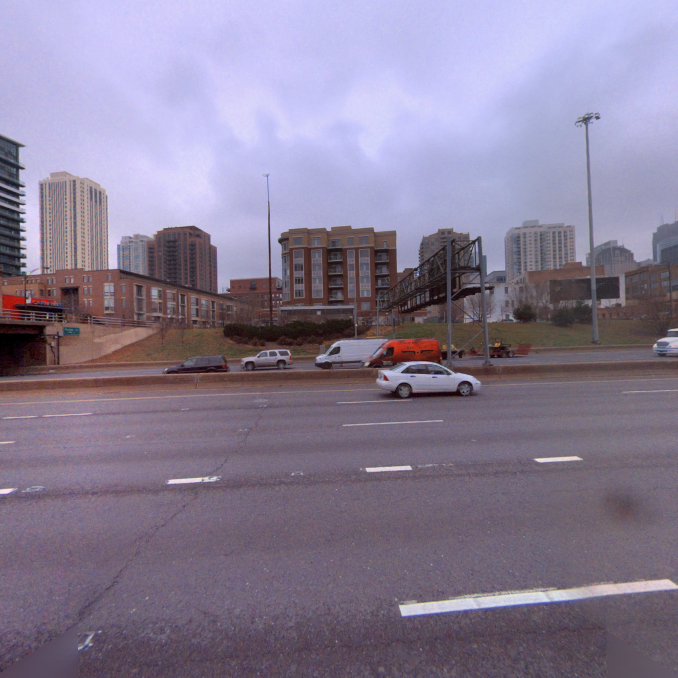
#> input picture Smear_Detection/data/sample_drive/sample_drive/cam_3/393408669.jpg, 2032 x 2032 px, found by its file name (shown at 1/3 size)
$ python apply_filters.py   (older library calls are emulated)
#> lines starting #> are read from the running program, lines starting #| are printed output that depends on the picture; after the words box and inside, x2 and y2 are one past the last pixel; in counts of white or black regions, pixels touching at a corner belong together
### Smear_Detection/utils.py
import cv2
import numpy as np
import matplotlib.pyplot as plt
from tqdm import tqdm


# [163 lines left out: functions plot_bounding_box, apply_thresholding_img, dilate, erode, median_blur, isolate_key_ponits and 2 more, not called in this run]


def hist_eq(img):
    """
    Perform histogram equalization for the given image
    Args:
        img (ndarray): Input image

    Returns:
        histogram equalized image

    """
    hist, bins = np.histogram(img.flatten(), 256, [0, 256])
    cdf = hist.cumsum()
    cdf_m = np.ma.masked_equal(cdf, 0)
    cdf_m = (cdf_m - cdf_m.min()) * 255 / (cdf_m.max() - cdf_m.min())
    cdf = np.ma.filled(cdf_m, 0).astype('uint8')
    img2 = cdf[img]
    return img2


# [79 lines left out: functions apply_laplacian, edge_detection, subplot_img, gaussian_blur, rotate_with_pading, not called in this run]


def undo_rotate(img, angle):
    if angle != 0 or angle != 90 or angle != -90:
        padding = int(((2 ** 0.5) * img.shape[0] - img.shape[0]) / 2)


# [6 lines of commented-out code are left out]

### Smear_Detection/apply_filters.py
import cv2
import numpy as np
from matplotlib import pyplot as plt
import numpy as np
from utils import apply_laplacian, hist_eq

# from apply_filters import apply_laplacian


img = cv2.imread(r'393408669.jpg')
#> img is the input picture: shape (2032, 2032, 3); mean B, G, R 148.5, 125.8, 136
print(img.shape)
#| (2032, 2032, 3)


img_hist_eq = hist_eq(img)
#> in hist_eq, `hist, bins = np.histogram(img.flatten(), 256, [0, 256])`: hist = 256 values, max 157608 at index 113, min 1611 at index 255, mean 48387; bins = 257 values from 0 to 256
#> in hist_eq, `cdf = hist.cumsum()`: cdf = 256 values from 10000 to 12387072
#> in hist_eq, `cdf = np.ma.filled(cdf_m, 0).astype('uint8')`: cdf = 256 values from 0 to 255
#> in hist_eq, `img2 = cdf[img]`:
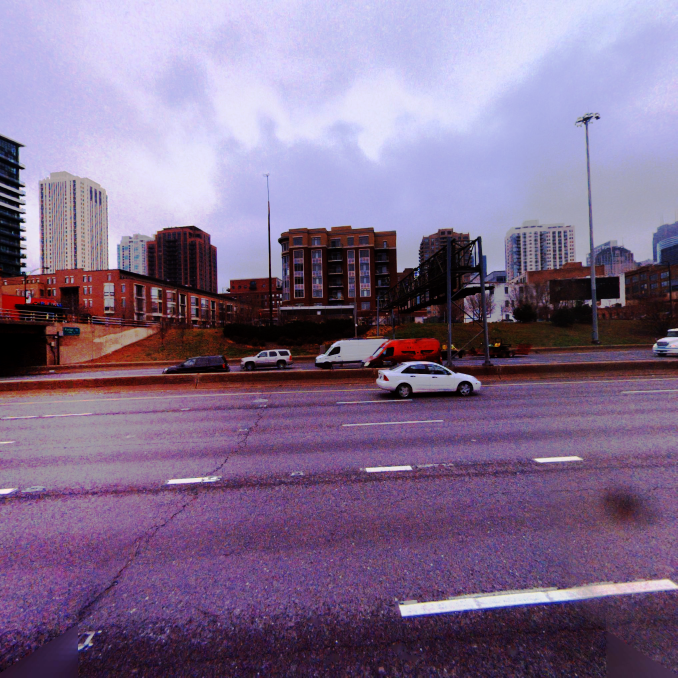
#> img2: shape (2032, 2032, 3) (shown at 1/3 size); mean B, G, R 142.3, 110.6, 130.4

# [15 lines of commented-out code are left out]


if __name__ == '__main__':
    img = cv2.imread(r'393408669.jpg')
    img_hist_eq = hist_eq(img)
    og_hist = img - img_hist_eq
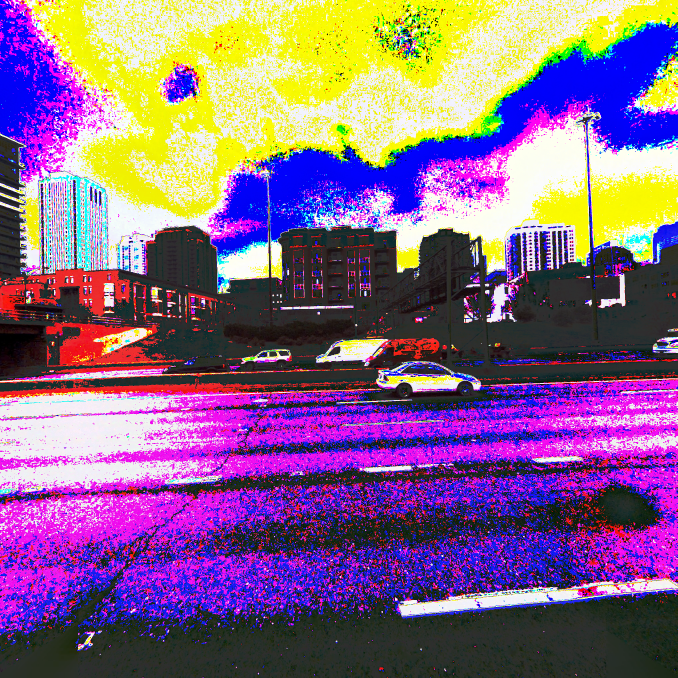
#> og_hist: shape (2032, 2032, 3) (shown at 1/3 size); mean B, G, R 134.2, 101.1, 135.4
    og_hist_gray = cv2.cvtColor(og_hist, cv2.COLOR_BGR2GRAY)
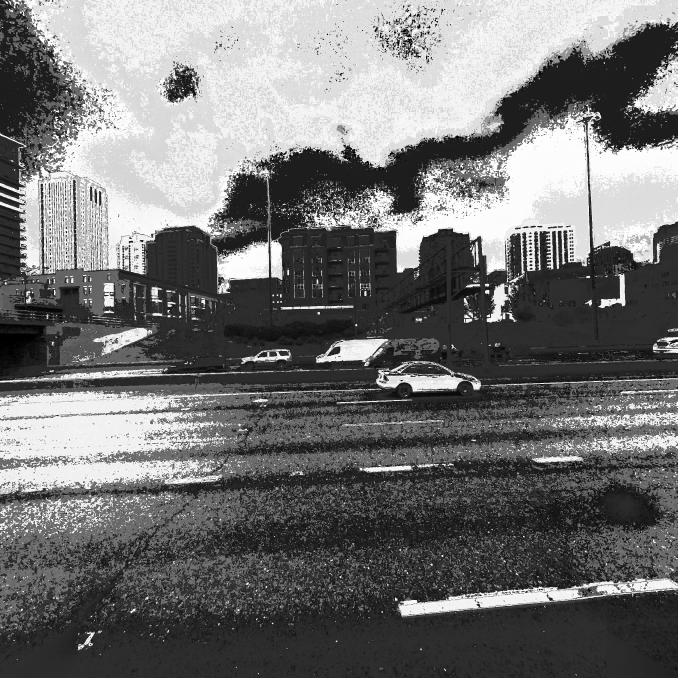
#> og_hist_gray: shape (2032, 2032) (shown at 1/3 size); min 0, max 255, mean 115.1
    hist_threshold = np.where(og_hist_gray > 200, 0, 255)
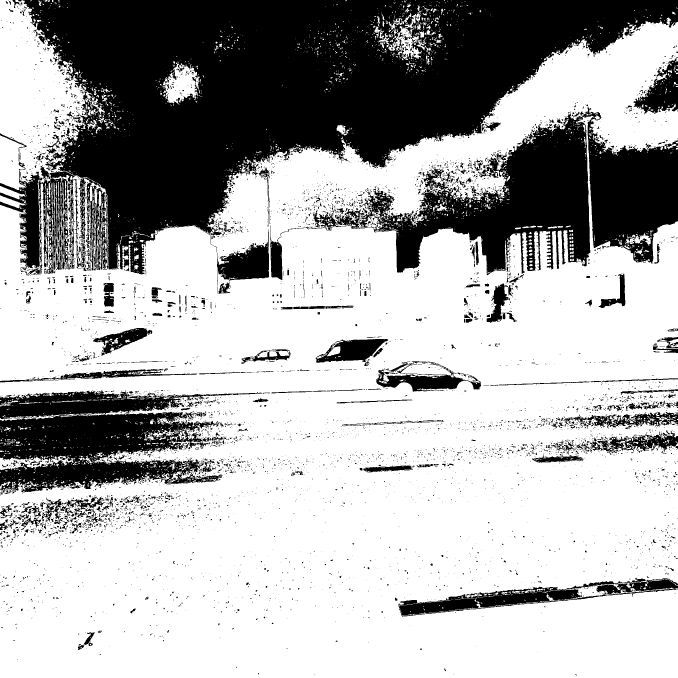
#> hist_threshold: shape (2032, 2032) int64 (shown at 1/3 size); 67.9% white; 6241 black regions (5552 under 20 px), largest, box (x1, y1, x2, y2) and area: (0, 0, 2032, 826) 788717, (810, 320, 2032, 840) 223774, (0, 1171, 786, 1483) 128279

$ run again, with Smear_Detection/data/sample_drive/sample_drive/cam_3/393408656.jpg copied over Smear_Detection/data/sample_drive/sample_drive/cam_3/393408669.jpg
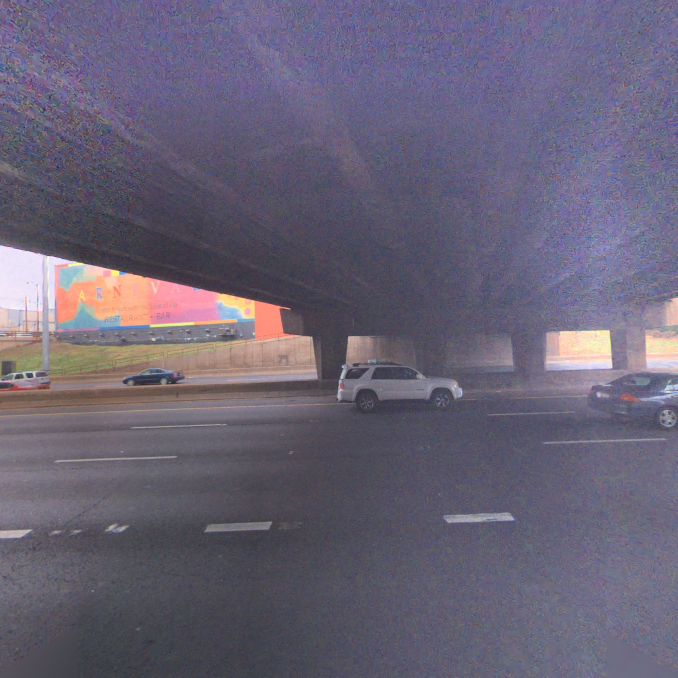
#> input picture Smear_Detection/data/sample_drive/sample_drive/cam_3/393408656.jpg, 2032 x 2032 px, found by its file name (shown at 1/3 size)
#> img is the input picture: shape (2032, 2032, 3); mean B, G, R 117.8, 98.7, 104.7
#| (2032, 2032, 3)
#> hist = 256 values, max 200402 at index 102, min 0 at index 1, mean 48387; bins = 257 values from 0 to 256
#> in hist_eq, `cdf = hist.cumsum()`: cdf = 256 values from 1 to 12387072
#> in hist_eq, `cdf = np.ma.filled(cdf_m, 0).astype('uint8')`: cdf = 256 values from 0 to 255
#> in hist_eq, `img2 = cdf[img]`:
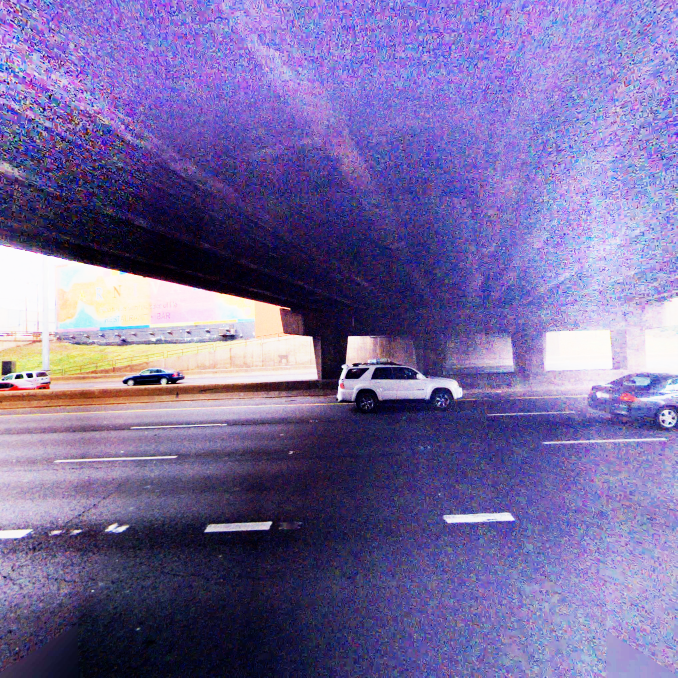
#> img2: shape (2032, 2032, 3) (shown at 1/3 size); mean B, G, R 160.2, 106.3, 118.8
#> `hist_threshold = np.where(og_hist_gray > 200, 0, 255)`:
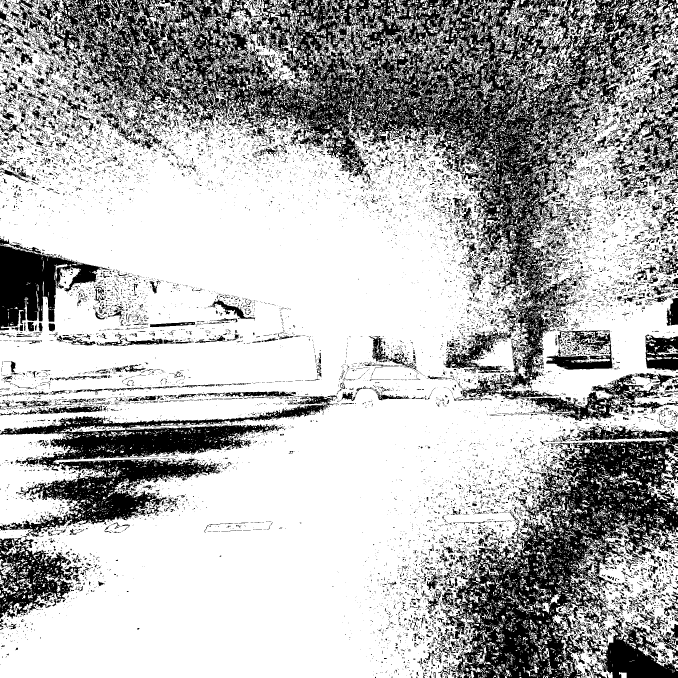
#> hist_threshold: shape (2032, 2032) int64 (shown at 1/3 size); 70.2% white; 15995 black regions (14148 under 20 px), largest, box (x1, y1, x2, y2) and area: (0, 0, 2032, 1204) 559452, (1321, 1276, 2032, 2032) 210413, (0, 1186, 1013, 1856) 135004

$ run again, with Smear_Detection/data/sample_drive/sample_drive/cam_3/393408660.jpg copied over Smear_Detection/data/sample_drive/sample_drive/cam_3/393408669.jpg
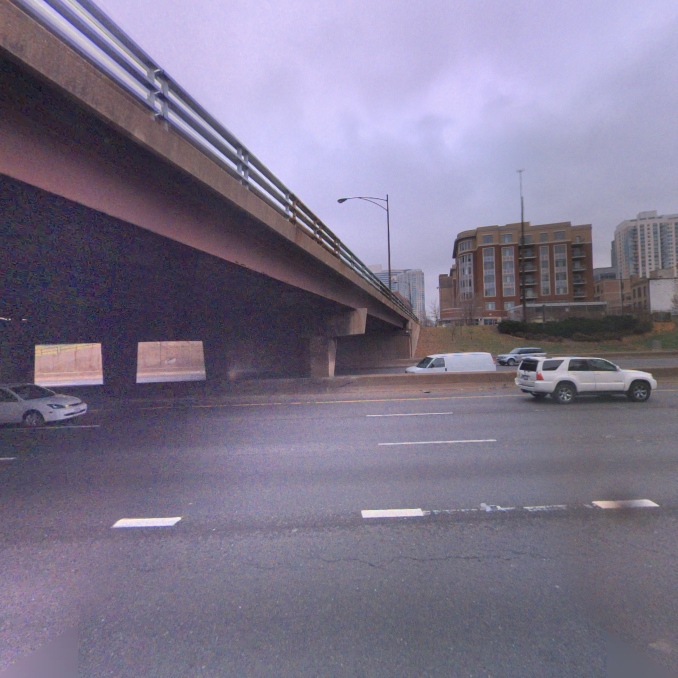
#> input picture Smear_Detection/data/sample_drive/sample_drive/cam_3/393408660.jpg, 2032 x 2032 px, found by its file name (shown at 1/3 size)
#> img is the input picture: shape (2032, 2032, 3); mean B, G, R 139.8, 118.1, 125.5
#| (2032, 2032, 3)
#> hist = 256 values, max 142292 at index 113, min 0 at index 1, mean 48387; bins = 257 values from 0 to 256
#> in hist_eq, `cdf = hist.cumsum()`: cdf = 256 values from 1 to 12387072
#> in hist_eq, `cdf = np.ma.filled(cdf_m, 0).astype('uint8')`: cdf = 256 values from 0 to 255
#> in hist_eq, `img2 = cdf[img]`:
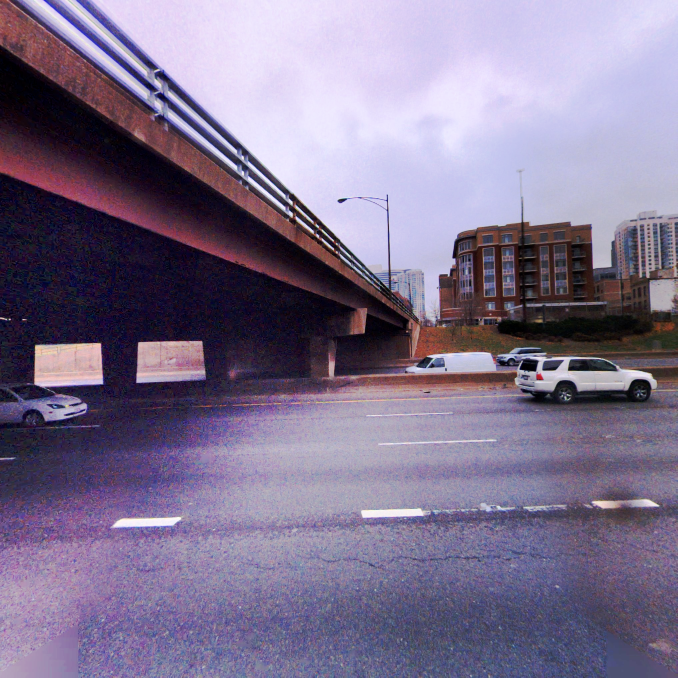
#> img2: shape (2032, 2032, 3) (shown at 1/3 size); mean B, G, R 142.3, 114.7, 126.5
#> `hist_threshold = np.where(og_hist_gray > 200, 0, 255)`:
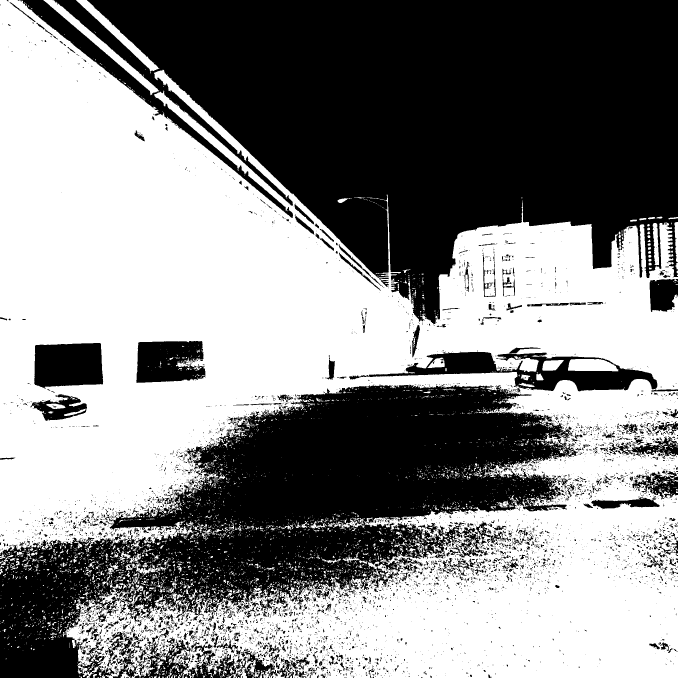
#> hist_threshold: shape (2032, 2032) int64 (shown at 1/3 size); 53% white; 5909 black regions (5062 under 20 px), largest, box (x1, y1, x2, y2) and area: (61, 0, 2032, 973) 1081436, (0, 1154, 1734, 2032) 637363, (1048, 1042, 1972, 1178) 39417

$ run again, with Smear_Detection/data/sample_drive/sample_drive/cam_3/393408664.jpg copied over Smear_Detection/data/sample_drive/sample_drive/cam_3/393408669.jpg
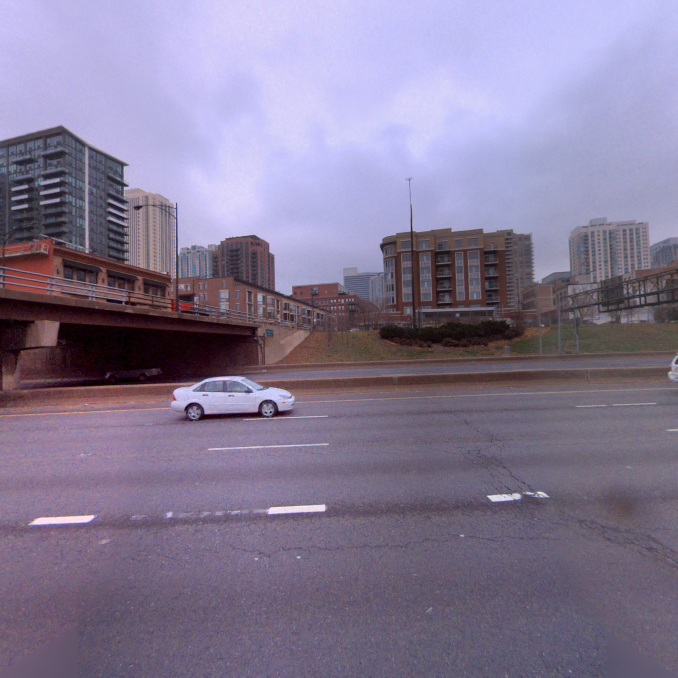
#> input picture Smear_Detection/data/sample_drive/sample_drive/cam_3/393408664.jpg, 2032 x 2032 px, found by its file name (shown at 1/3 size)
#> img is the input picture: shape (2032, 2032, 3); mean B, G, R 148.4, 122.1, 132.4
#| (2032, 2032, 3)
#> hist = 256 values, max 147379 at index 109, min 4488 at index 255, mean 48387; bins = 257 values from 0 to 256
#> in hist_eq, `cdf = hist.cumsum()`: cdf = 256 values from 39348 to 12387072
#> in hist_eq, `cdf = np.ma.filled(cdf_m, 0).astype('uint8')`: cdf = 256 values from 0 to 255
#> in hist_eq, `img2 = cdf[img]`:
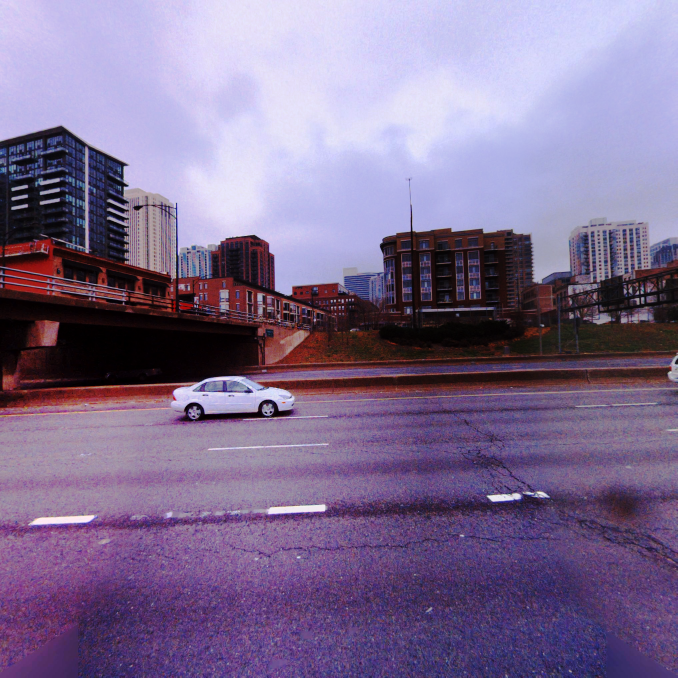
#> img2: shape (2032, 2032, 3) (shown at 1/3 size); mean B, G, R 145.2, 109.9, 127.2
#> `hist_threshold = np.where(og_hist_gray > 200, 0, 255)`:
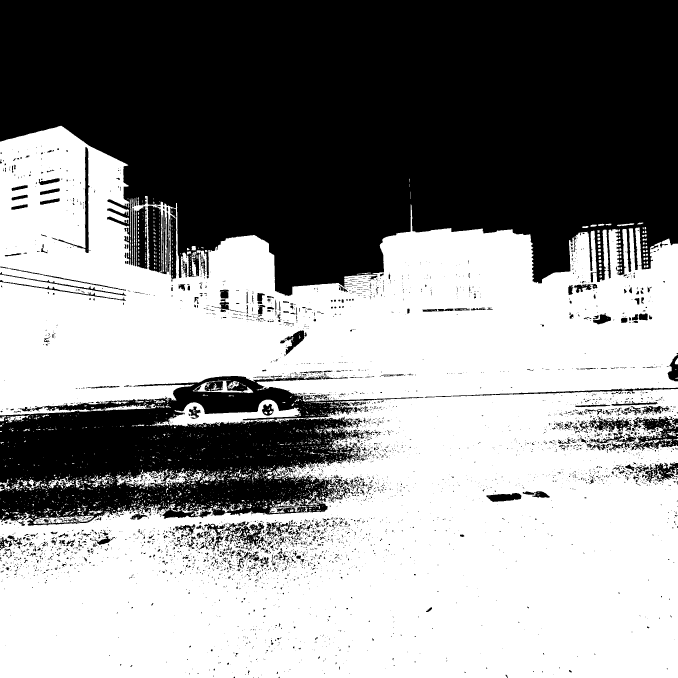
#> hist_threshold: shape (2032, 2032) int64 (shown at 1/3 size); 55.9% white; 4752 black regions (4144 under 20 px), largest, box (x1, y1, x2, y2) and area: (0, 0, 2032, 888) 1391901, (0, 1128, 1270, 1577) 307999, (1895, 1248, 2032, 1352) 7082
